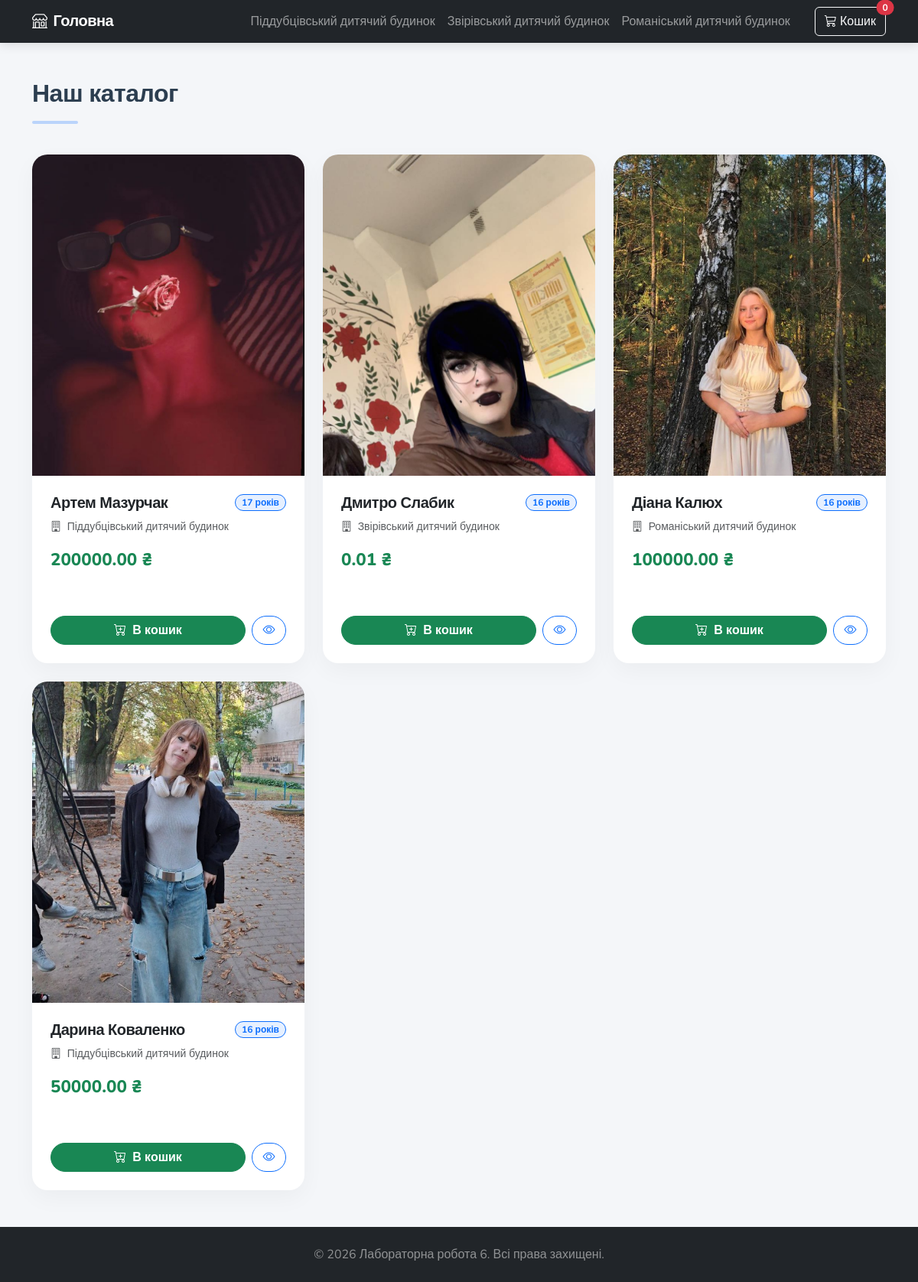
Before: / with the older database file.
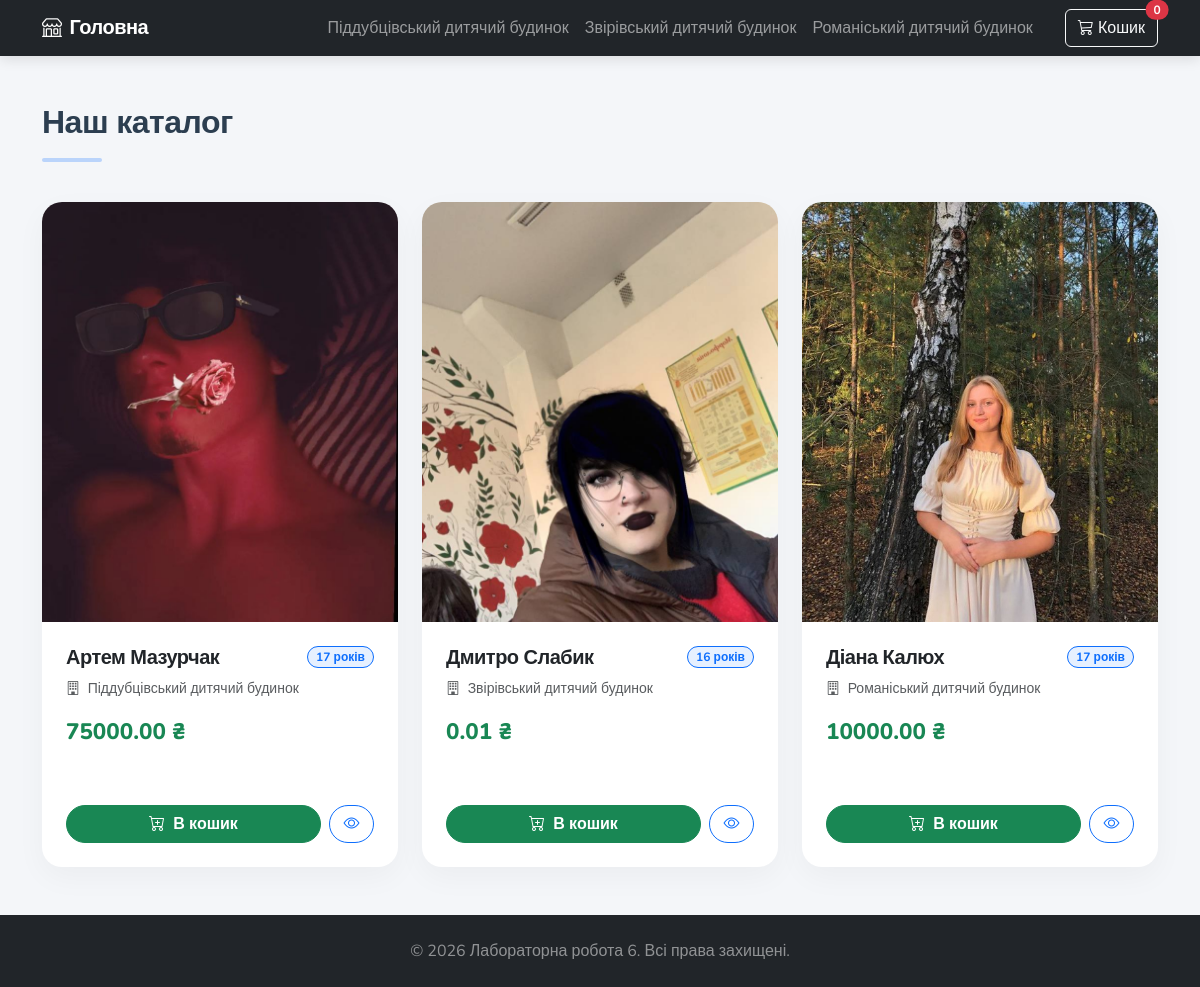
After: the same page with the newer database file.
### lab4/models.py (models this page shows, shortened)
class Orphanage(models.Model):
    name = models.CharField(max_length=150, verbose_name="Назва закладу")
    city = models.CharField(max_length=100, verbose_name="Місто")
    created_at = models.DateTimeField(auto_now_add=True, verbose_name="Створено о")
    updated_at = models.DateTimeField(auto_now=True, verbose_name="Оновлено о")
    class Meta:
        verbose_name = "Дитячий будинок"
        verbose_name_plural = "Дитячі будинки"

class Child(models.Model):
    first_name = models.CharField(max_length=50, verbose_name="Ім'я")
    last_name = models.CharField(max_length=50, verbose_name="Прізвище")
    age = models.PositiveIntegerField(verbose_name="Вік")
    price = models.DecimalField(max_digits=10, decimal_places=2, verbose_name="Ціна (грн)")
    orphanage = models.ForeignKey(Orphanage, on_delete=models.CASCADE, verbose_name="Дитячий будинок")
    created_at = models.DateTimeField(auto_now_add=True, verbose_name="Створено о")
    updated_at = models.DateTimeField(auto_now=True, verbose_name="Оновлено о")
    image = models.ImageField(upload_to='children_photos/', blank=True, null=True, verbose_name="Фото")
    is_purchased = models.BooleanField(default=False, verbose_name="Куплено")
    class Meta:
        verbose_name = "Дитина"
        verbose_name_plural = "Діти"

### lab4/views.py (the view)
# urls.py: path('', views.home_page, name='home'),
def home_page(request):
    children = Child.objects.all()
    orphanages = Orphanage.objects.all()
    cart_ids = request.session.get('cart', [])
    cart_items = Child.objects.filter(id__in=cart_ids)
    return render(request, 'index.html', {
        'children': children,
        'orphanages': orphanages,
        'cart_items': cart_items,
        'cart_count': len(cart_ids)
    })

### lab4/templates/index.html (shortened to what this page needs)
<!DOCTYPE html>
<html lang="uk">
<head>
    <link href="https://cdn.jsdelivr.net/npm/bootstrap@5.3.0/dist/css/bootstrap.min.css" rel="stylesheet">
    <link rel="stylesheet" href="https://cdn.jsdelivr.net/npm/bootstrap-icons@1.11.1/font/bootstrap-icons.css">
</head>
<body class="d-flex flex-column min-vh-100">
    <nav class="navbar navbar-expand-lg navbar-dark bg-dark sticky-top">
      <div class="container">
        <a class="navbar-brand fw-bold" href="{% url 'home' %}">
            <i class="bi bi-shop me-2"></i>Головна
        </a>
        <div class="collapse navbar-collapse" id="navbarNav">
          <ul class="navbar-nav ms-auto">
            {% for orphanage in orphanages %}
            <li class="nav-item">
              <a class="nav-link" href="{% url 'category_filter' orphanage.id %}">{{ orphanage.name }}</a>
            </li>
            {% endfor %}
          </ul>
        <button class="btn btn-outline-light position-relative ms-lg-4" data-bs-toggle="offcanvas" data-bs-target="#cartPanel">
    <i class="bi bi-cart3"></i> Кошик
    <span class="position-absolute top-0 start-100 translate-middle badge rounded-pill bg-danger">
        {{ cart_count|default:"0" }}
    </span>
</button>
        </div>
      </div>
    </nav>
    <div class="container mt-5 flex-grow-1">
        <div class="toast-container position-fixed bottom-0 end-0 p-3" style="z-index: 1055;">
</div>
        <div class="row mb-4">
            <div class="col-12">
                <h2 class="fw-bold" style="color: #2c3e50;">Наш каталог</h2>
                <hr style="width: 60px; height: 4px; background-color: #0d6efd; border: none; border-radius: 2px;">
            </div>
        </div>
        <div class="row row-cols-1 row-cols-md-2 row-cols-lg-3 g-4">
            {% for child in children %}
            <div class="col">
                <div class="card custom-card h-100 bg-white">
                    <div class="card-img-wrapper">
                        {% if child.image %}
                            <img src="{{ child.image.url }}" class="card-img-top" alt="Фото">
                        {% else %}
                            <div class="bg-light text-secondary d-flex justify-content-center align-items-center h-100">
                                <i class="bi bi-person-bounding-box" style="font-size: 4rem;"></i>
                            </div>
                        {% endif %}
                    </div>
                    <div class="card-body d-flex flex-column p-4">
                        <div class="d-flex justify-content-between align-items-start mb-2">
                            <h5 class="card-title fw-bold mb-0">{{ child.first_name }} {{ child.last_name }}</h5>
                            <span class="badge bg-primary bg-opacity-10 text-primary rounded-pill border border-primary px-2 py-1">
                                {{ child.age }} років
                            </span>
                        </div>
                        <p class="text-muted small mb-3">
                            <i class="bi bi-building me-1"></i> {{ child.orphanage.name }}
                        </p>
                        <div class="mb-4">
                            <span class="price-tag">{{ child.price }} ₴</span>
                        </div>
                    </div>
                    <div class="card-footer bg-transparent border-top-0 d-flex gap-2 pb-4 px-4">
                        <a href="{% url 'add_to_cart' child.id %}" class="btn btn-success btn-custom flex-grow-1">
                            <i class="bi bi-cart-plus me-1"></i> В кошик
                        </a>
                        <a href="{% url 'child_detail' child.id %}" class="btn btn-outline-primary btn-custom" style="width: 45px; display: flex; align-items: center; justify-content: center;" title="Детальніше">
                            <i class="bi bi-eye"></i>
                        </a>
                    </div>
                </div>
            </div>
            {% endfor %}
        </div>
    </div>
    <footer class="bg-dark text-white text-center py-4 mt-5">
        <div class="container">
            <p class="mb-0 text-white-50">© 2026 Лабораторна робота 6. Всі права захищені.</p>
        </div>
    </footer>
</body>
</html>

### lab4/templates/index.html (style rules this page uses)
body { font-family: 'Nunito', sans-serif; background-color: #f8f9fa; }
h1, h2, h3, h4, h5, .navbar-brand { font-weight: 800; letter-spacing: -0.5px; }
body { background-color: #f4f6f9; }
.navbar { box-shadow: 0 4px 12px rgba(0,0,0,0.1); }
.custom-card { border: none; border-radius: 20px; overflow: hidden; background: #ffffff; box-shadow: 0 10px 30px rgba(0, 0, 0, 0.04); transition: all 0.4s cubic-bezier(0.165, 0.84, 0.44, 1); }
.card-img-wrapper { height: 420px; overflow: hidden; position: relative; }
.custom-card .card-img-top { height: 100%; width: 100%; object-fit: cover; transition: transform 0.6s ease; }
.price-tag { font-size: 1.4rem; font-weight: 800; color: #198754; }
.btn-custom { border-radius: 50px; font-weight: 600; }

Changed rows visible on the page:
removed Child: image (picture), first_name "Дарина", last_name "Коваленко", age "16", orphanage.name "Піддубцівський дитячий будинок", price "50000.00"
changed Child "Артем": price "200000.00" → "75000.00"
changed Child "Діана": age "16" → "17"; price "100000.00" → "10000.00"
